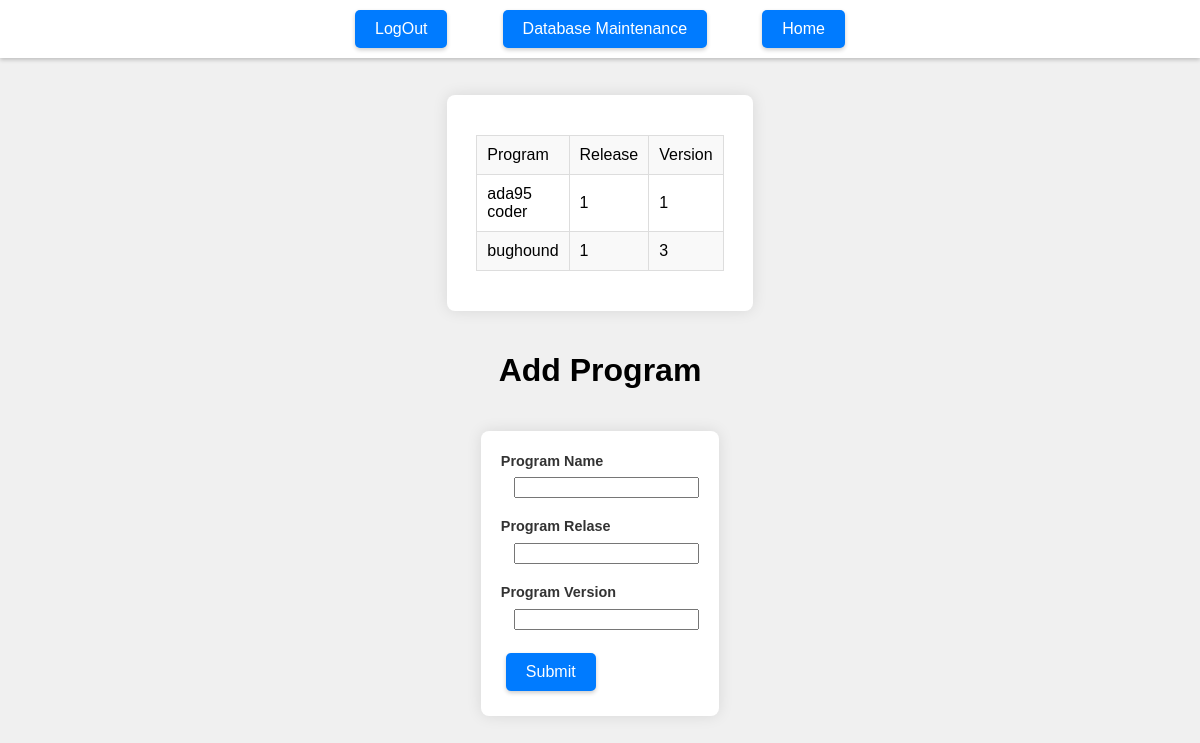
Before: /add_program (signed in) with the older database file.
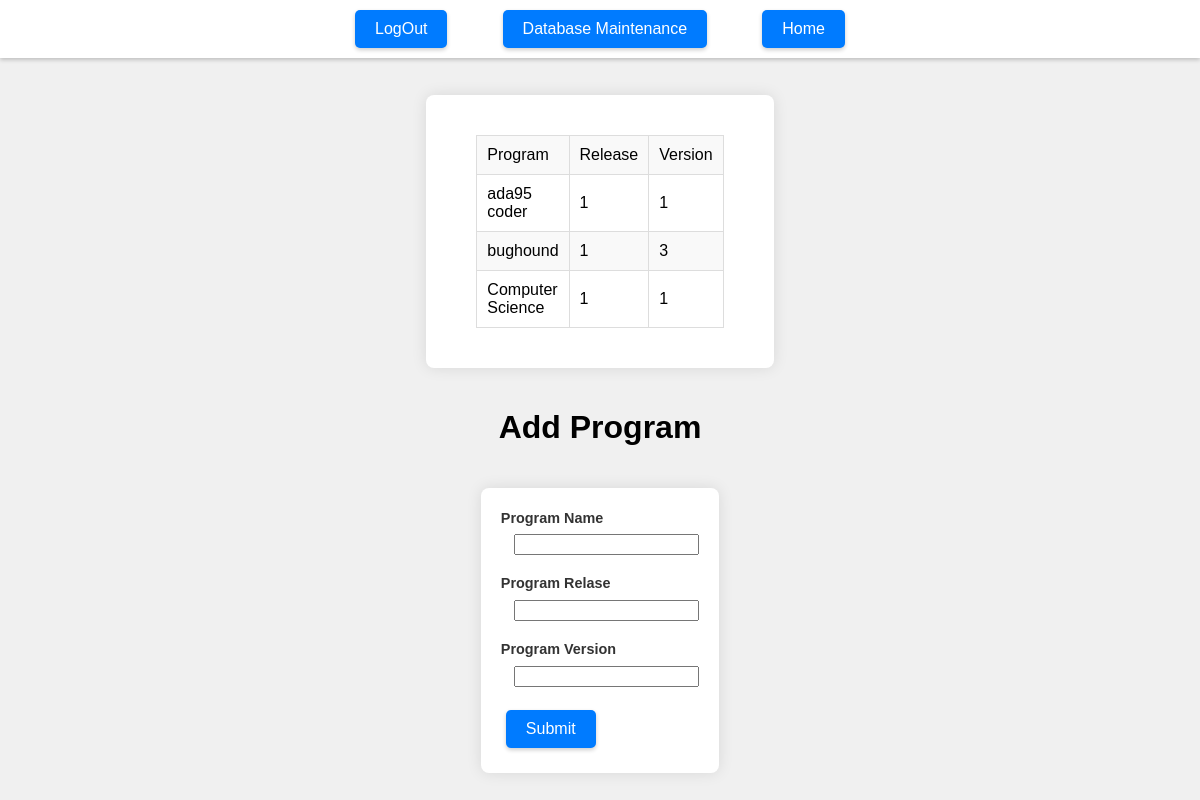
After: the same page with the newer database file.
### tables this page shows
CREATE TABLE `programs` ( `prog_id` integer PRIMARY KEY AUTOINCREMENT, `program` varchar(32) NOT NULL, `program_release` varchar(32) NOT NULL, `program_version` varchar(32) NOT NULL);

### app.py (the view, shortened to what this page needs)
@app.route("/add_program",methods=["GET","POST"])
def add_program():
    if "loggedin" not in session:
        return render_template("login.html")
    programs = get_programs()
    if request.method == "GET":
        return render_template("add_programs.html",programs=programs,conditon="False")

### app.py (called while the page is built)
def connect_db():
    sql = sqlite3.connect("/Users/ishanunnarkar/Desktop/Projects/Bug_Hound-Project-main/server/db/bughound.db")
    sql.row_factory = sqlite3.Row
    return sql

def get_db():
    if not hasattr(g,"sqlite3"):
        g.sqlite_db = connect_db()
    return g.sqlite_db

def get_programs():
    db=get_db()
    cur = db.execute('select * from programs')
    programs = cur.fetchall()
    return programs

### templates/add_programs.html (shortened to what this page needs)
<!DOCTYPE html>
<html lang="en">
<head>
    <link rel="stylesheet" href="{{ url_for('static', filename='css/database_maintenance.css') }}">
</head>
<body>
    <div class="styled-container">
         <table style="width:25%", border="1">
            <tr>
                <td>Program</td>
                <td>Release</td>
                <td>Version</td>
            </tr>
            {% for item in programs %}
            <tr>
                <td>{{item[1]}}</td>
                <td>{{item[2]}}</td>
                <td>{{item[3]}}</td>
            </tr>
            {% endfor %}
        </table>
    </div>
    <div class="header">
        <div class="navigation">
            <a href="{{url_for('logout')}}" class="btn header-btn">LogOut</a>
            <a href="{{url_for('database_maintenance')}}" class="btn header-btn">Database Maintenance</a>
            <a href="{{url_for('index_page')}}" class="btn header-btn">Home</a>
        </div>
    </div>
    <h1> Add Program</h1>
    <form action="{{url_for('add_program')}}" method="POST">
        <label for="program">Program Name</label>&nbsp&nbsp;
        <input name="program" type="text" class="textbox"/></br></br>
        <label for="program_release">Program Relase</label>&nbsp&nbsp;
        <input id="program_release" name="program_release" type="number" class="textbox"/></br></br>
        <label for="program_version">Program Version</label>&nbsp&nbsp;
        <input id="program_version" name="program_version" type="number" class="textbox"/></br></br>
        <input type="submit" class="btn" value="Submit">
    </form>
</body>
</html>

Changed rows visible on the page:
added programs: program "Computer Science", program_release "1", program_version "1"
